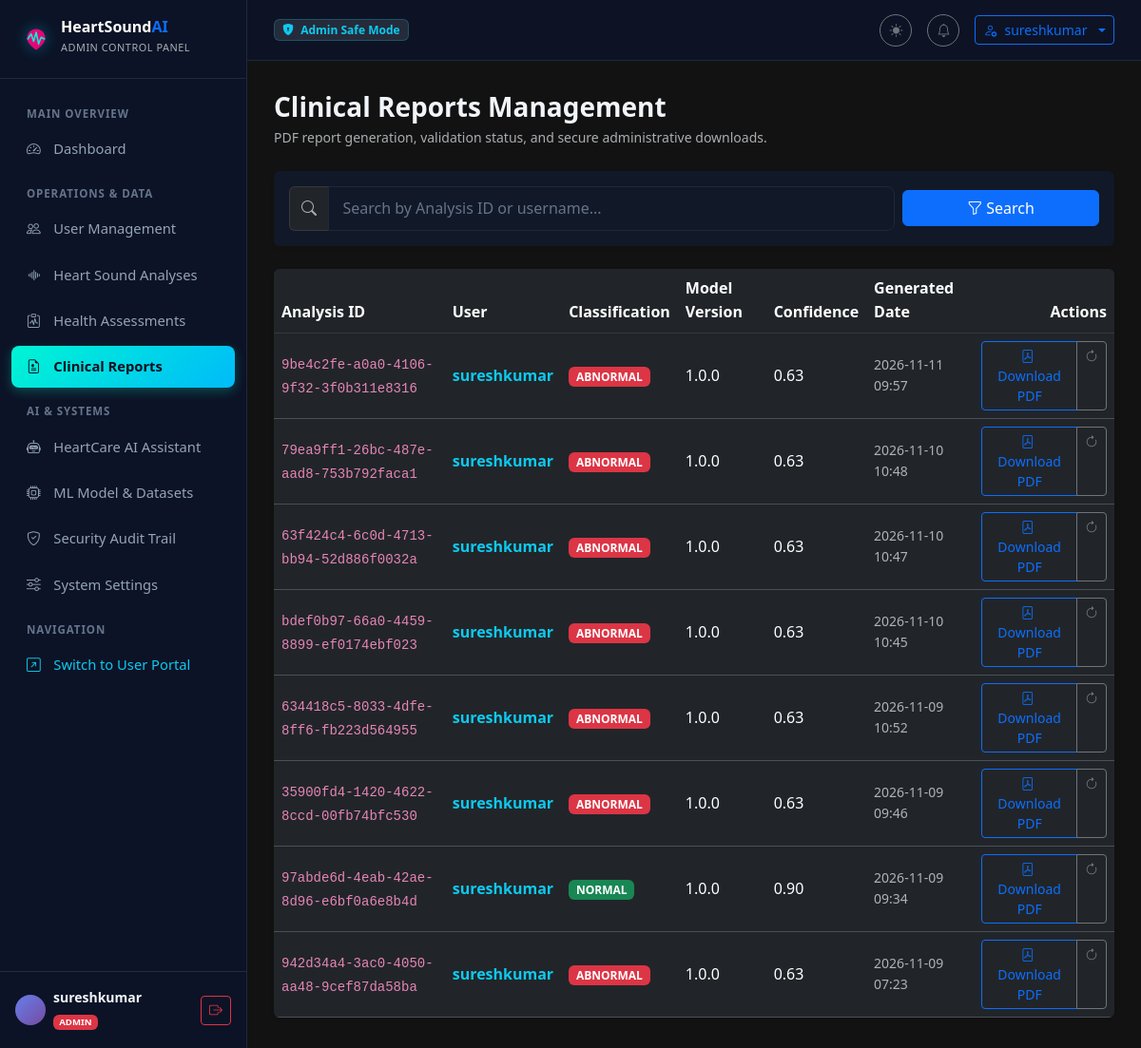
Page /admin-portal/reports/ (signed in) on the committed database.
### heart_analysis/models.py (models this page shows, shortened)
class AnalysisRecord(models.Model):
    STATUS_CHOICES = [
        ('queued', 'Queued'),
        ('processing', 'Processing'),
        ('completed', 'Completed'),
        ('failed', 'Failed'),
        ('model_unavailable', 'Model Unavailable'),
    ]
    id = models.UUIDField(primary_key=True, default=uuid.uuid4, editable=False)
    user = models.ForeignKey(User, on_delete=models.CASCADE, related_name='analyses')
    recording = models.ForeignKey(HeartSoundRecording, on_delete=models.CASCADE, related_name='analyses')
    status = models.CharField(max_length=30, choices=STATUS_CHOICES, default='queued')
    processing_duration_ms = models.IntegerField(null=True, blank=True)
    error_message = models.TextField(blank=True)
    waveform_image = models.ImageField(upload_to='analysis_plots/', null=True, blank=True)
    spectrogram_image = models.ImageField(upload_to='analysis_plots/', null=True, blank=True)
    created_at = models.DateTimeField(auto_now_add=True)
    updated_at = models.DateTimeField(auto_now=True)
    class Meta:
        ordering = ['-created_at']

class PredictionResult(models.Model):
    CLASSIFICATION_CHOICES = [
        ('normal', 'Normal'),
        ('abnormal', 'Abnormal'),
        ('uncertain', 'Uncertain'),
        ('model_unavailable', 'Model Not Available'),
    ]
    analysis = models.OneToOneField(AnalysisRecord, on_delete=models.CASCADE, related_name='prediction')
    model_name = models.CharField(max_length=100, default='HeartSoundClassifier')
    model_version = models.CharField(max_length=50)
    classification = models.CharField(max_length=30, choices=CLASSIFICATION_CHOICES)
    confidence_score = models.FloatField(null=True, blank=True,
        help_text='Model probability output (0–1). Not a clinical probability.')
    raw_scores = models.JSONField(null=True, blank=True,
        help_text='Per-class probability vector from the model.')
    feature_summary = models.JSONField(null=True, blank=True,
        help_text='Summary of extracted features (for audit / reproducibility).')
    disclaimer = models.TextField(
        default=(
            'This classification is produced by a machine-learning model for '
            'research and educational screening purposes only. It is NOT a '
            'clinical diagnosis. Please consult a qualified healthcare professional.'
        )
    )
    created_at = models.DateTimeField(auto_now_add=True)
    class Meta:
        ordering = ['-created_at']

### admin_portal/views.py (the view)
# urls.py: path('reports/', views.report_list_view, name='report_list'),
@admin_required
def report_list_view(request):
    qs = AnalysisRecord.objects.filter(status='completed').select_related('user', 'recording', 'prediction').order_by('-created_at')
    q = request.GET.get('q', '').strip()
    if q:
        qs = qs.filter(Q(id__icontains=q) | Q(user__username__icontains=q))
    paginator = Paginator(qs, 15)
    page_obj = paginator.get_page(request.GET.get('page', 1))
    context = {
        'page_obj': page_obj,
        'search_query': q,
        'total_count': qs.count(),
    }
    return render(request, 'admin_portal/reports/report_list.html', context)

### accounts/models.py (called while the page is built)
    def is_admin(self):
        return self.role == 'admin' or self.user.is_staff or self.user.is_superuser

### core/models.py (called while the page is built)
    @classmethod
    def get_config(cls):
        config, _ = cls.objects.get_or_create(pk=1)
        return config

### templates/admin_portal/reports/report_list.html (shortened to what this page needs)
{% extends 'admin_portal/base_admin.html' %}
{% block content %}
<div class="d-flex flex-wrap align-items-center justify-content-between gap-3 mb-4">
  <div>
    <h3 class="fw-bold mb-1">Clinical Reports Management</h3>
    <p class="text-muted small mb-0">PDF report generation, validation status, and secure administrative downloads.</p>
  </div>
</div>
<div class="card border-0 bg-card p-3 mb-4 shadow-sm">
  <form method="get" class="row g-2 align-items-center">
    <div class="col-md-9">
      <div class="input-group">
        <span class="input-group-text bg-dark border-secondary border-opacity-25 text-muted"><i class="bi bi-search"></i></span>
        <input type="text" name="q" class="form-control" placeholder="Search by Analysis ID or username..." value="{{ search_query }}">
      </div>
    </div>
    <div class="col-md-3 d-flex gap-2">
      <button type="submit" class="btn btn-primary w-100"><i class="bi bi-funnel me-1"></i>Search</button>
    </div>
  </form>
</div>
<div class="card border-0 bg-card shadow-sm overflow-hidden">
  <div class="table-responsive">
    <table class="table table-hover align-middle mb-0">
      <thead class="text-muted border-bottom border-secondary border-opacity-25">
        <tr>
          <th>Analysis ID</th>
          <th>User</th>
          <th>Classification</th>
          <th>Model Version</th>
          <th>Confidence</th>
          <th>Generated Date</th>
          <th class="text-end">Actions</th>
        </tr>
      </thead>
      <tbody>
        {% for a in page_obj %}
        <tr>
          <td><code>{{ a.id }}</code></td>
          <td>
            <a href="{% url 'admin_portal:user_detail' a.user.id %}" class="text-info text-decoration-none fw-semibold">
              {{ a.user.username }}
            </a>
          </td>
          <td>
            {% if a.prediction %}
              <span class="badge {% if a.prediction.classification == 'normal' %}bg-success{% elif a.prediction.classification == 'abnormal' %}bg-danger{% else %}bg-secondary{% endif %}">
                {{ a.prediction.classification|upper }}
              </span>
            {% else %}&mdash;{% endif %}
          </td>
          <td>{{ a.prediction.model_version|default:"1.0.0" }}</td>
          <td>{% if a.prediction.confidence_score %}{{ a.prediction.confidence_score|floatformat:2 }}{% else %}&mdash;{% endif %}</td>
          <td class="text-muted small">{{ a.created_at|date:"Y-m-d H:i" }}</td>
          <td class="text-end">
            <div class="btn-group btn-group-sm">
              <a href="{% url 'admin_portal:report_download' a.id %}" class="btn btn-outline-primary" title="Download Official PDF">
                <i class="bi bi-file-pdf me-1"></i> Download PDF
              </a>
              <a href="{% url 'admin_portal:report_regenerate' a.id %}" class="btn btn-outline-secondary" title="Regenerate Report">
                <i class="bi bi-arrow-clockwise"></i>
              </a>
            </div>
          </td>
        </tr>
        {% endfor %}
      </tbody>
    </table>
  </div>
</div>
{% endblock %}

### templates/admin_portal/base_admin.html (shortened to what this page needs)
{% load static %}
<!DOCTYPE html>
<html lang="en" data-bs-theme="dark">
<head>
  <link href="https://cdn.jsdelivr.net/npm/bootstrap@5.3.2/dist/css/bootstrap.min.css" rel="stylesheet">
  <link href="https://cdn.jsdelivr.net/npm/bootstrap-icons@1.11.3/font/bootstrap-icons.min.css" rel="stylesheet">
  <link href="{% static 'css/main.css' %}" rel="stylesheet">
</head>
<body>
<div class="admin-wrapper">
  <aside class="admin-sidebar" id="adminSidebar">
    <div class="admin-sidebar-brand">
      <div class="brand-icon">
      </div>
      <div>
        <div class="fw-bold lh-1 text-white">HeartSound<span class="text-primary">AI</span></div>
        <small class="text-muted" style="font-size: 0.68rem; letter-spacing: 0.05em;">ADMIN CONTROL PANEL</small>
      </div>
    </div>
    <nav class="admin-sidebar-nav">
      <div class="admin-nav-header">Main Overview</div>
      <a href="{% url 'admin_portal:dashboard' %}" class="admin-nav-item {% if request.resolver_match.url_name == 'dashboard' %}active{% endif %}">
        <i class="bi bi-speedometer2"></i> Dashboard
      </a>
      <div class="admin-nav-header">Operations & Data</div>
      <a href="{% url 'admin_portal:user_list' %}" class="admin-nav-item {% if 'users' in request.path %}active{% endif %}">
        <i class="bi bi-people"></i> User Management
      </a>
      <a href="{% url 'admin_portal:analysis_list' %}" class="admin-nav-item {% if 'analyses' in request.path %}active{% endif %}">
        <i class="bi bi-soundwave"></i> Heart Sound Analyses
      </a>
      <a href="{% url 'admin_portal:assessment_list' %}" class="admin-nav-item {% if 'assessments' in request.path %}active{% endif %}">
        <i class="bi bi-clipboard-pulse"></i> Health Assessments
      </a>
      <a href="{% url 'admin_portal:report_list' %}" class="admin-nav-item {% if 'reports' in request.path %}active{% endif %}">
        <i class="bi bi-file-earmark-medical"></i> Clinical Reports
      </a>
      <div class="admin-nav-header">AI & Systems</div>
      <a href="{% url 'admin_portal:chatbot_monitor' %}" class="admin-nav-item {% if 'chatbot' in request.path %}active{% endif %}">
        <i class="bi bi-robot"></i> HeartCare AI Assistant
      </a>
      <a href="{% url 'admin_portal:model_management' %}" class="admin-nav-item {% if 'models' in request.path %}active{% endif %}">
        <i class="bi bi-cpu"></i> ML Model & Datasets
      </a>
      <a href="{% url 'admin_portal:audit_log_list' %}" class="admin-nav-item {% if 'audit-logs' in request.path %}active{% endif %}">
        <i class="bi bi-shield-check"></i> Security Audit Trail
      </a>
      <a href="{% url 'admin_portal:site_settings' %}" class="admin-nav-item {% if 'settings' in request.path %}active{% endif %}">
        <i class="bi bi-sliders"></i> System Settings
      </a>
      <div class="admin-nav-header">Navigation</div>
      <a href="{% url 'dashboard:dashboard' %}" class="admin-nav-item text-info">
        <i class="bi bi-arrow-up-right-square"></i> Switch to User Portal
      </a>
    </nav>
    <div class="p-3 border-top border-secondary border-opacity-25 d-flex align-items-center justify-content-between">
      <div class="d-flex align-items-center gap-2">
        <div class="avatar-placeholder rounded-circle bg-primary text-dark fw-bold" style="width: 32px; height: 32px; display:flex; align-items:center; justify-content:center; font-size: 0.8rem;">
        </div>
        <div class="overflow-hidden">
          <div class="small fw-semibold text-truncate" style="max-width: 120px;">{{ user.username }}</div>
          <span class="badge bg-danger text-uppercase" style="font-size: 0.6rem;">Admin</span>
        </div>
      </div>
      <form method="post" action="{% url 'admin_portal:logout' %}" class="m-0">
        <button type="submit" class="btn btn-sm btn-outline-danger p-1 px-2" title="Logout">
          <i class="bi bi-box-arrow-right"></i>
        </button>
      </form>
    </div>
  </aside>
  <div class="admin-content">
    <header class="admin-topbar">
      <div class="d-flex align-items-center gap-3">
        <span class="badge bg-secondary bg-opacity-25 text-info border border-info border-opacity-25 px-2 py-1">
          <i class="bi bi-shield-lock-fill me-1"></i> Admin Safe Mode
        </span>
      </div>
      <div class="d-flex align-items-center gap-3">
        <button class="btn btn-sm btn-outline-secondary rounded-circle" id="themeToggleBtn" type="button" title="Toggle Light/Dark Theme" style="width: 34px; height: 34px; padding:0;">
          <i class="bi bi-sun-fill" id="themeIcon"></i>
        </button>
        <a href="{% url 'admin_portal:audit_log_list' %}" class="btn btn-sm btn-outline-secondary rounded-circle position-relative" title="System Audit Logs" style="width: 34px; height: 34px; padding:0; display:flex; align-items:center; justify-content:center;">
          <i class="bi bi-bell"></i>
        </a>
        <div class="dropdown">
          <button class="btn btn-sm btn-outline-primary dropdown-toggle d-flex align-items-center gap-2" type="button" data-bs-toggle="dropdown">
            <i class="bi bi-person-gear"></i>
            <span>{{ user.username }}</span>
          </button>
        </div>
      </div>
    </header>
    <main class="admin-main">
      {% block content %}{% endblock %}
    </main>
  </div>
</div>
</body>
</html>

### static/css/main.css (style rules this page uses)
:root { --bg-primary: #0a0f1e; --bg-secondary: #0d1529; --bg-card: #111827; --bg-card-hover: #1a2235; --accent-cyan: #00d4ff; --accent-teal: #00f5d4; --accent-purple: #7c3aed; --accent-blue: #3b82f6; --accent-green: #10b981; --accent-red: #ef4444; --accent-yellow: #f59e0b; --text-primary: #f1f5f9; --text-secondary: #94a3b8; --text-muted: #64748b; --border-color: #1e293b; --border-glow: rgba(0, 212, 255, 0.3); --gradient-brand: linear-gradient(135deg, #667eea 0%, #764ba2 100%); --gradient-cyan: linear-gradient(135deg, #00d4ff 0%, #00f5d4 100%); --gradient-dark: linear-gradient(135deg, #0a0f1e 0%, #0d1529 100%); --shadow-glow: 0 0 30px rgba(0, 212, 255, 0.15); --shadow-card: 0 4px 24px rgba(0, 0, 0, 0.4); --radius: 12px; --radius-sm: 8px; --transition: all 0.3s cubic-bezier(0.4, 0, 0.2, 1); }
*, *::before, *::after { box-sizing: border-box; }
html { scroll-behavior: smooth; }
body { background: var(--bg-primary); color: var(--text-primary); font-family: 'Segoe UI', system-ui, -apple-system, sans-serif; line-height: 1.6; overflow-x: hidden; }
.brand-icon svg { filter: drop-shadow(0 0 8px rgba(0,212,255,0.4)); }
.avatar-placeholder { width: 28px; height: 28px; background: var(--gradient-brand); border-radius: 50%; display: flex; align-items: center; justify-content: center; font-size: 11px; font-weight: 700; color: white; }
.form-control, .form-select { background: var(--bg-card); border: 1px solid var(--border-color); color: var(--text-primary); border-radius: var(--radius-sm); padding: 0.65rem 0.9rem; transition: var(--transition); }
.form-control::placeholder { color: var(--text-muted); }
.bg-card { background: var(--bg-card) !important; }
:root { --sidebar-width: 250px; --sidebar-collapsed-width: 72px; --topbar-height: 68px; }

### templates/admin_portal/base_admin.html (style rules this page uses)
:root { --admin-sidebar-width: 260px; }
body { overflow-x: hidden; background-color: var(--bg-dark); color: var(--text-primary); }
.admin-wrapper { display: flex; min-height: 100vh; }
.admin-sidebar { width: var(--admin-sidebar-width); background: rgba(13, 21, 41, 0.95); border-right: 1px solid var(--border-color); display: flex; flex-direction: column; position: fixed; top: 0; bottom: 0; left: 0; z-index: 1030; transition: transform 0.3s ease; }
.admin-sidebar-brand { padding: 1.25rem 1.5rem; border-bottom: 1px solid var(--border-color); display: flex; align-items: center; gap: 0.75rem; }
.admin-sidebar-nav { flex: 1; padding: 1rem 0.75rem; overflow-y: auto; }
.admin-nav-item { display: flex; align-items: center; gap: 0.85rem; padding: 0.65rem 1rem; color: var(--text-secondary); border-radius: 8px; font-weight: 500; font-size: 0.92rem; text-decoration: none; margin-bottom: 0.25rem; transition: all 0.2s ease; }
.admin-nav-item.active { color: #0a0f1e; background: linear-gradient(135deg, #00f5d4 0%, #00bbf9 100%); font-weight: 600; box-shadow: 0 4px 12px rgba(0, 245, 212, 0.25); }
.admin-nav-header { font-size: 0.72rem; text-transform: uppercase; letter-spacing: 0.08em; color: var(--text-muted); padding: 0.75rem 1rem 0.35rem; font-weight: 700; }
.admin-content { flex: 1; margin-left: var(--admin-sidebar-width); display: flex; flex-direction: column; min-width: 0; }
.admin-topbar { height: 64px; background: rgba(13, 21, 41, 0.85); backdrop-filter: blur(12px); border-bottom: 1px solid var(--border-color); display: flex; align-items: center; justify-content: space-between; padding: 0 1.75rem; position: sticky; top: 0; z-index: 1020; }
.admin-main { padding: 2rem 1.75rem; flex: 1; }

### rows in the picture
AnalysisRecord: id "9be4c2fe-a0a0-4106-9f32-3f0b311e8316", user.username "sureshkumar", prediction.classification "ABNORMAL", prediction.model_version "1.0.0", prediction.confidence_score "0.63", created_at "2026-11-11 09:57"
AnalysisRecord: id "79ea9ff1-26bc-487e-aad8-753b792faca1", user.username "sureshkumar", prediction.classification "ABNORMAL", prediction.model_version "1.0.0", prediction.confidence_score "0.63", created_at "2026-11-10 10:48"
AnalysisRecord: id "63f424c4-6c0d-4713-bb94-52d886f0032a", user.username "sureshkumar", prediction.classification "ABNORMAL", prediction.model_version "1.0.0", prediction.confidence_score "0.63", created_at "2026-11-10 10:47"
AnalysisRecord: id "bdef0b97-66a0-4459-8899-ef0174ebf023", user.username "sureshkumar", prediction.classification "ABNORMAL", prediction.model_version "1.0.0", prediction.confidence_score "0.63", created_at "2026-11-10 10:45"
AnalysisRecord: id "634418c5-8033-4dfe-8ff6-fb223d564955", user.username "sureshkumar", prediction.classification "ABNORMAL", prediction.model_version "1.0.0", prediction.confidence_score "0.63", created_at "2026-11-09 10:52"
AnalysisRecord: id "35900fd4-1420-4622-8ccd-00fb74bfc530", user.username "sureshkumar", prediction.classification "ABNORMAL", prediction.model_version "1.0.0", prediction.confidence_score "0.63", created_at "2026-11-09 09:46"
AnalysisRecord: id "97abde6d-4eab-42ae-8d96-e6bf0a6e8b4d", user.username "sureshkumar", prediction.classification "NORMAL", prediction.model_version "1.0.0", prediction.confidence_score "0.90", created_at "2026-11-09 09:34"
AnalysisRecord: id "942d34a4-3ac0-4050-aa48-9cef87da58ba", user.username "sureshkumar", prediction.classification "ABNORMAL", prediction.model_version "1.0.0", prediction.confidence_score "0.63", created_at "2026-11-09 07:23"

### other values in the picture
{{ user.username }} "sureshkumar"
